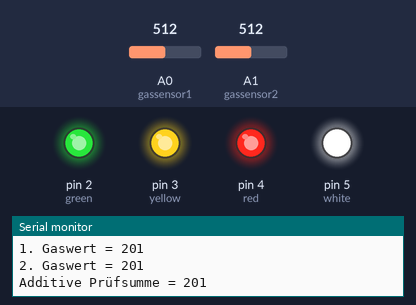
Bench run of a sketch on a simulated Arduino Nano, built with avr-gcc and run on an emulated ATmega328P. On the bench: output pins drawn as LEDs (lit = HIGH), the last lines printed to the serial monitor. Inputs (shaded band) come from the test bench; at power-on: A0 (gassensor1) = 512, A1 (gassensor2) = 512.

Above: at 1.2 s.
1.3 s: A0 (gassensor1) set to 210
4.3 s: A0 (gassensor1) set to 176
At 5.0 s:
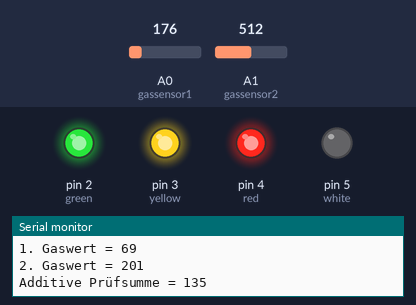
5.8 s: A1 (gassensor2) set to 139
7.3 s: A1 (gassensor2) set to 119
At 8.0 s:
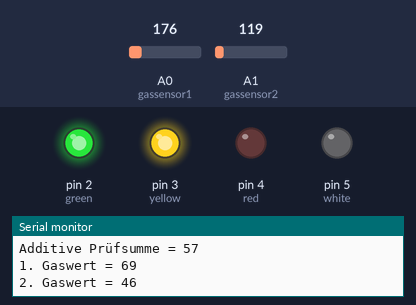
8.8 s: A1 (gassensor2) set to 67
11.8 s: A1 (gassensor2) set to 58
At 12.5 s:
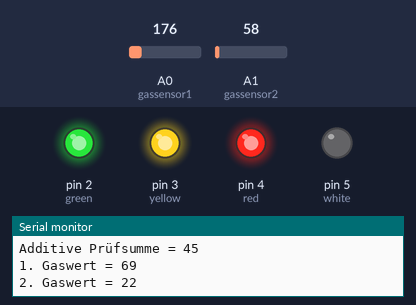
Timing chart, 0 to 14.8 s (numbered marks = the images above; inputs shaded):
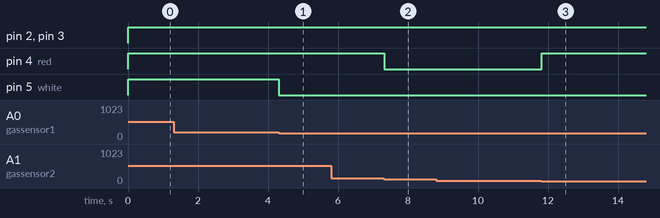

The sketch:

MQ7-LED_V1.ino
```cpp
/*  MQ7 Gassensoren - CO
 *  Beschreibung:
 *  Ein Programm zum Auslesen von 2 MQ7 Gassensoren, Mess-Ausfallsicherheit durch 2 Sensoren,
 *  LCD Anzeige der aktuellen Messwerte und Alarmierung durch LEDs
 *  Features:
 *  -Vergleich der Messwerte, bei Abweichung von mehr als X Prozent --> Alarmierung durch weiß+grüne zeitgleich+LCD
*/

//Initialisieren der Variablen und Bennenung der Nano-Belegung:
int green = 2;
int yellow = 3;
int red = 4;
int white = 5;

int gassensor1 = A0;
int gas1raw = 0;
int gaswert1 = 0;

int gassensor2 = A1;
int gas2raw = 0;
int gaswert2 = 0;

int additiveSumme = 0;

void setup() {
  // Serieller Monitor für Debugging:
  Serial.begin(19200);

  // Pinmodi setzen für Ausgänge und Eingänge:
  pinMode(green, OUTPUT);
  pinMode(yellow, OUTPUT);
  pinMode(red, OUTPUT);
  pinMode(white, OUTPUT);

  pinMode(gassensor1, INPUT);
  pinMode(gassensor2, INPUT);
}

void loop() {
  // Messung der Spannung des Sensors:
  gas1raw = analogRead(gassensor1);
  gas2raw = analogRead(gassensor2);

  // Messewrte von 0-254 auf 0-100 mappen
  gaswert1 = map(gas1raw, 0, 254, 0, 100);
  gaswert2 = map(gas2raw, 0, 254, 0, 100);

  //Messwerte überprüfen
  additiveSumme = (gaswert1+gaswert2)/2;

  //Leds anhand der Werte leuchten lassen <= 25% grün, 50% gelb, 75% rot, >75% weißer ALARM!
  if ((gaswert1 <= 25) && (gaswert2 <=25)){
    digitalWrite(green, HIGH);
    digitalWrite(yellow, LOW);
    digitalWrite(red, LOW);
    digitalWrite(white, LOW);
    delay(50);        }
    else if (((gaswert1 >= 25) && (gaswert1 <=50 )) || ((gaswert2 >= 25) && (gaswert2 <=50 ))){
      digitalWrite(green, HIGH);
      digitalWrite(yellow, HIGH);
      digitalWrite(red, LOW);
      digitalWrite(white, LOW);
      delay(50);      }
      else if ((gaswert1 >= 50) && (gaswert1 <=75 ) || (gaswert2 >= 50) && (gaswert2 <=75 )){
      digitalWrite(green, HIGH);
      digitalWrite(yellow, HIGH);
      digitalWrite(red, HIGH);
      digitalWrite(white, LOW);
      delay(50);      }
      else {
        digitalWrite(green, HIGH);
        digitalWrite(yellow, HIGH);
        digitalWrite(red, HIGH);
        digitalWrite(white, HIGH);   };


  Serial.print("1. Gaswert = "); Serial.println(gaswert1);
  Serial.print("2. Gaswert = "); Serial.println(gaswert2);
  Serial.print("Additive Prüfsumme = "); Serial.println(additiveSumme);
}
```

Measured:
- the behaviour switches between 194 and 193 on A0 (gassensor1) (found by bisection; images 0 and 1)
- the behaviour switches between 130 and 129 on A1 (gassensor2) (found by bisection; images 1 and 2)
- the behaviour switches between 64 and 63 on A1 (gassensor2) (found by bisection; images 2 and 3)
- after the input at 4.3 s, pin 5 (white): HIGH → LOW at once
- after the input at 7.3 s, pin 4 (red): HIGH → LOW at once
- after the input at 11.8 s, pin 4 (red): LOW → HIGH at once
